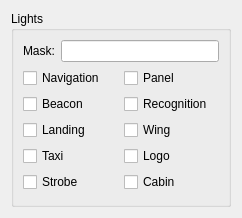
<?xml version="1.0" encoding="UTF-8"?>
<ui version="4.0">
 <class>LightWidget</class>
 <widget class="QWidget" name="LightWidget">
  <property name="geometry">
   <rect>
    <x>0</x>
    <y>0</y>
    <width>242</width>
    <height>218</height>
   </rect>
  </property>
  <property name="windowTitle">
   <string>Form</string>
  </property>
  <layout class="QGridLayout" name="gridLayout_3">
   <property name="sizeConstraint">
    <enum>QLayout::SetMinimumSize</enum>
   </property>
   <item row="0" column="0">
    <widget class="QGroupBox" name="groupBox_8">
     <property name="minimumSize">
      <size>
       <width>0</width>
       <height>0</height>
      </size>
     </property>
     <property name="title">
      <string>Lights</string>
     </property>
     <layout class="QGridLayout" name="gridLayout_2">
      <property name="sizeConstraint">
       <enum>QLayout::SetDefaultConstraint</enum>
      </property>
      <item row="0" column="0">
       <widget class="QLabel" name="label_55">
        <property name="text">
         <string>Mask:</string>
        </property>
       </widget>
      </item>
      <item row="0" column="1">
       <widget class="QLineEdit" name="lightStateLineEdit">
        <property name="minimumSize">
         <size>
          <width>0</width>
          <height>0</height>
         </size>
        </property>
        <property name="readOnly">
         <bool>true</bool>
        </property>
       </widget>
      </item>
      <item row="1" column="0" colspan="2">
       <layout class="QGridLayout" name="gridLayout">
        <item row="0" column="0">
         <widget class="QCheckBox" name="navigationCheckBox">
          <property name="focusPolicy">
           <enum>Qt::NoFocus</enum>
          </property>
          <property name="text">
           <string>Navigation</string>
          </property>
         </widget>
        </item>
        <item row="0" column="1">
         <widget class="QCheckBox" name="panelCheckBox">
          <property name="focusPolicy">
           <enum>Qt::NoFocus</enum>
          </property>
          <property name="text">
           <string>Panel</string>
          </property>
         </widget>
        </item>
        <item row="1" column="0">
         <widget class="QCheckBox" name="beaconCheckBox">
          <property name="focusPolicy">
           <enum>Qt::NoFocus</enum>
          </property>
          <property name="text">
           <string>Beacon</string>
          </property>
         </widget>
        </item>
        <item row="1" column="1">
         <widget class="QCheckBox" name="recognitionCheckBox">
          <property name="focusPolicy">
           <enum>Qt::NoFocus</enum>
          </property>
          <property name="text">
           <string>Recognition</string>
          </property>
         </widget>
        </item>
        <item row="2" column="0">
         <widget class="QCheckBox" name="landingCheckBox">
          <property name="focusPolicy">
           <enum>Qt::NoFocus</enum>
          </property>
          <property name="text">
           <string>Landing</string>
          </property>
         </widget>
        </item>
        <item row="2" column="1">
         <widget class="QCheckBox" name="wingCheckBox">
          <property name="focusPolicy">
           <enum>Qt::NoFocus</enum>
          </property>
          <property name="text">
           <string>Wing</string>
          </property>
         </widget>
        </item>
        <item row="3" column="0">
         <widget class="QCheckBox" name="taxiCheckBox">
          <property name="focusPolicy">
           <enum>Qt::NoFocus</enum>
          </property>
          <property name="text">
           <string>Taxi</string>
          </property>
         </widget>
        </item>
        <item row="3" column="1">
         <widget class="QCheckBox" name="logoCheckBox">
          <property name="focusPolicy">
           <enum>Qt::NoFocus</enum>
          </property>
          <property name="text">
           <string>Logo</string>
          </property>
         </widget>
        </item>
        <item row="4" column="0">
         <widget class="QCheckBox" name="strobeCheckBox">
          <property name="focusPolicy">
           <enum>Qt::NoFocus</enum>
          </property>
          <property name="text">
           <string>Strobe</string>
          </property>
         </widget>
        </item>
        <item row="4" column="1">
         <widget class="QCheckBox" name="cabinCheckBox">
          <property name="focusPolicy">
           <enum>Qt::NoFocus</enum>
          </property>
          <property name="text">
           <string>Cabin</string>
          </property>
         </widget>
        </item>
       </layout>
      </item>
      <item row="2" column="1">
       <spacer name="verticalSpacer">
        <property name="orientation">
         <enum>Qt::Vertical</enum>
        </property>
        <property name="sizeHint" stdset="0">
         <size>
          <width>20</width>
          <height>79</height>
         </size>
        </property>
       </spacer>
      </item>
     </layout>
    </widget>
   </item>
  </layout>
 </widget>
 <resources/>
 <connections/>
</ui>
